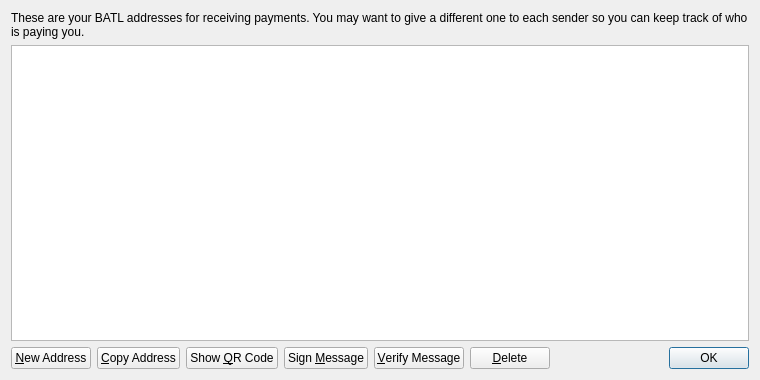
<?xml version="1.0" encoding="UTF-8"?>
<ui version="4.0">
 <class>AddressBookPage</class>
 <widget class="QWidget" name="AddressBookPage">
  <property name="geometry">
   <rect>
    <x>0</x>
    <y>0</y>
    <width>760</width>
    <height>380</height>
   </rect>
  </property>
  <property name="windowTitle">
   <string>Address Book</string>
  </property>
  <layout class="QVBoxLayout" name="verticalLayout">
   <item>
    <widget class="QLabel" name="labelExplanation">
     <property name="text">
      <string>These are your BATL addresses for receiving payments. You may want to give a different one to each sender so you can keep track of who is paying you.</string>
     </property>
     <property name="textFormat">
      <enum>Qt::PlainText</enum>
     </property>
     <property name="wordWrap">
      <bool>true</bool>
     </property>
    </widget>
   </item>
   <item>
    <widget class="QTableView" name="tableView">
     <property name="contextMenuPolicy">
      <enum>Qt::CustomContextMenu</enum>
     </property>
     <property name="toolTip">
      <string>Double-click to edit address or label</string>
     </property>
     <property name="tabKeyNavigation">
      <bool>false</bool>
     </property>
     <property name="selectionMode">
      <enum>QAbstractItemView::SingleSelection</enum>
     </property>
     <property name="selectionBehavior">
      <enum>QAbstractItemView::SelectRows</enum>
     </property>
     <property name="sortingEnabled">
      <bool>true</bool>
     </property>
     <attribute name="verticalHeaderVisible">
      <bool>false</bool>
     </attribute>
    </widget>
   </item>
   <item>
    <layout class="QHBoxLayout" name="horizontalLayout">
     <item>
      <widget class="QPushButton" name="newAddressButton">
       <property name="toolTip">
        <string>Create a new address</string>
       </property>
       <property name="text">
        <string>&amp;New Address</string>
       </property>
      </widget>
     </item>
     <item>
      <widget class="QPushButton" name="copyToClipboard">
       <property name="toolTip">
        <string>Copy the currently selected address to the system clipboard</string>
       </property>
       <property name="text">
        <string>&amp;Copy Address</string>
       </property>
      </widget>
     </item>
     <item>
      <widget class="QPushButton" name="showQRCode">
       <property name="text">
        <string>Show &amp;QR Code</string>
       </property>
      </widget>
     </item>
     <item>
      <widget class="QPushButton" name="signMessage">
       <property name="toolTip">
        <string>Sign a message to prove you own a BATL address</string>
       </property>
       <property name="text">
        <string>Sign &amp;Message</string>
       </property>
      </widget>
     </item>
     <item>
      <widget class="QPushButton" name="verifyMessage">
       <property name="toolTip">
        <string>Verify a message to ensure it was signed with a specified BATL address</string>
       </property>
       <property name="text">
        <string>&amp;Verify Message</string>
       </property>
      </widget>
     </item>
     <item>
      <widget class="QPushButton" name="deleteButton">
       <property name="toolTip">
        <string>Delete the currently selected address from the list</string>
       </property>
       <property name="text">
        <string>&amp;Delete</string>
       </property>
      </widget>
     </item>
     <item>
      <spacer name="horizontalSpacer">
       <property name="orientation">
        <enum>Qt::Horizontal</enum>
       </property>
       <property name="sizeHint" stdset="0">
        <size>
         <width>40</width>
         <height>20</height>
        </size>
       </property>
      </spacer>
     </item>
     <item>
      <widget class="QDialogButtonBox" name="buttonBox">
       <property name="sizePolicy">
        <sizepolicy hsizetype="Maximum" vsizetype="Fixed">
         <horstretch>0</horstretch>
         <verstretch>0</verstretch>
        </sizepolicy>
       </property>
       <property name="standardButtons">
        <set>QDialogButtonBox::Ok</set>
       </property>
      </widget>
     </item>
    </layout>
   </item>
  </layout>
 </widget>
 <resources>
  <include location="../bitcoin.qrc"/>
 </resources>
 <connections/>
</ui>
